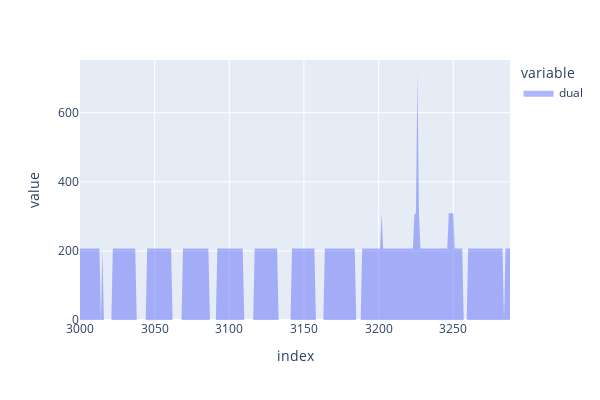

The notebook cell saved with this chart:
### Code cell
fig = px.area(dual_dfs["balance_constraint"]["dual"] ,)#color="gen_types")
fig.update_traces(line=dict(width=0))

fig.update_layout(width=600, height=400)

### Figure 1 — Plotly figure (JSON) as saved in the notebook; plotly's stock layout.template omitted (floating-point values rounded to 4 significant figures; data arrays with more than 128 entries replaced by an {"elided": "..."} marker saying what was removed)
{"data": [{"fillpattern": {"shape": ""}, "hovertemplate": "variable=dual<br>index=%{x}<br>value=%{y}<extra></extra>", "legendgroup": "dual", "line": {"color": "#636efa", "width": 0}, "marker": {"symbol": "circle"}, "mode": "lines", "name": "dual", "orientation": "v", "showlegend": true, "stackgroup": "1", "type": "scatter", "x": {"elided": "289 int values"}, "xaxis": "x", "y": {"elided": "289 float values"}, "yaxis": "y"}], "layout": {"height": 400, "legend": {"title": {"text": "variable"}, "tracegroupgap": 0}, "margin": {"t": 60}, "width": 600, "xaxis": {"anchor": "y", "domain": [0, 1], "title": {"text": "index"}}, "yaxis": {"anchor": "x", "domain": [0, 1], "title": {"text": "value"}}}}
